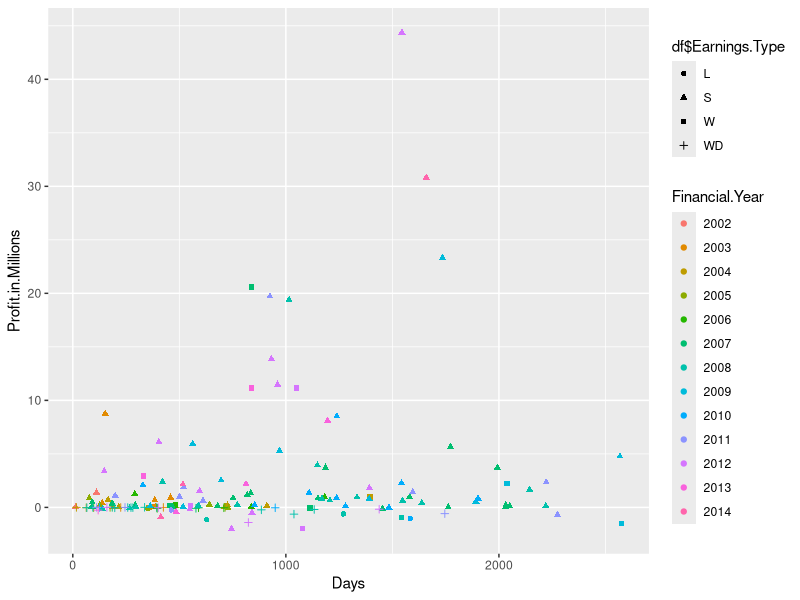
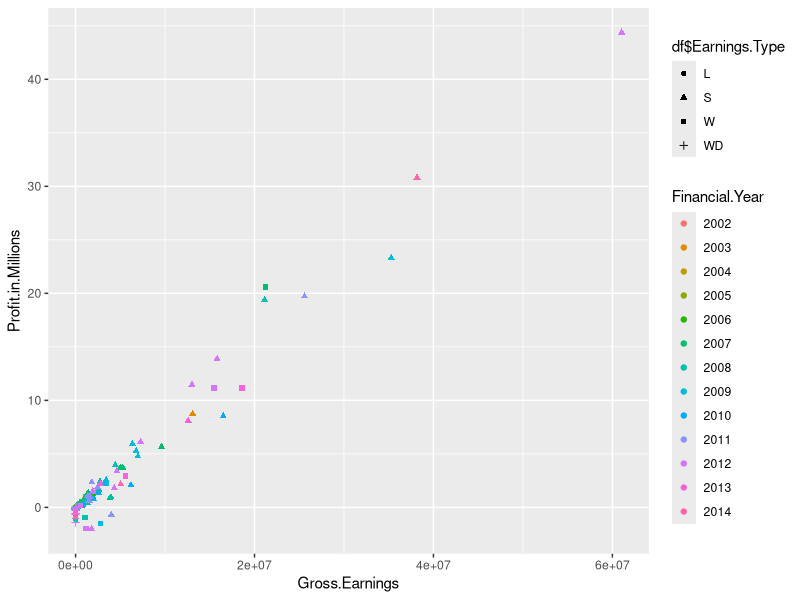
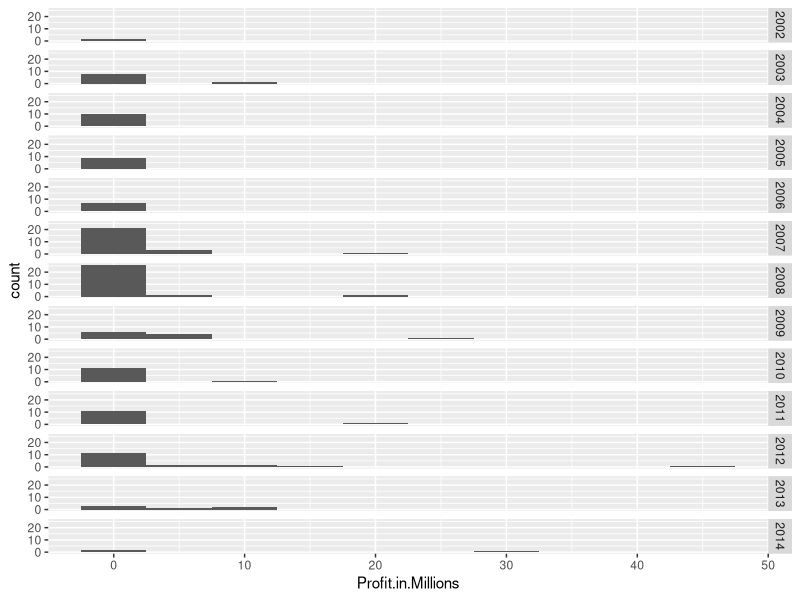

R code for these plots, in order: (Note: this script raises an error after producing the figures.)
## ---- chunk 1

require(ggplot2)

## ---- chunk 2
options(stringsAsFactors=F)
#require(plyr)
df=read.csv("20140805_Raw_Data.csv",stringsAsFactors=F) #legacy name
#df=(df[order(df$Profit.in.Millions),])
df$Profit.in.Millions=df$Profit/1e6
df$Opening.Date=as.Date(df$Opening.Date,"%d-%b-%y")
df$Withdrawl.Date=as.Date(df$Withdrawl.Date,"%d-%b-%y")
df$Financial.Year=factor(df$Financial.Year,levels=sort(unique(df$Financial.Year)))
str(df)
## ---- chunk 3
require(ggplot2)
require(scales)
gscat=ggplot(df,aes(x=Days,y=Profit.in.Millions,color=Financial.Year,group=df$Earnings.Type))+geom_point(aes(shape=df$Earnings.Type))
print(gscat)
gscat=ggplot(df,aes(x=Gross.Earnings,y=Profit.in.Millions,color=Financial.Year,group=df$Earnings.Type))+geom_point(aes(shape=df$Earnings.Type))
print(gscat)
## ---- chunk 4
ghist=ggplot(df,aes(x=Profit.in.Millions)) + geom_histogram(binwidth=5)+facet_grid(Financial.Year~.)
print(ghist)
## ---- chunk 5

gbar=ggplot(df,aes(x=Cust.Start,y=Profit,fill=Earnings.Type))+geom_bar()
print(gbar)
## ---- chunk 6
df$base=0
gspiffy=ggplot(df,aes(x=Profit,y=Gross.Earnings))+geom_rect(xmin=df$Cut.Start,xmax=df$Cut.End,ymin=df$base,ymax=df$Profit)
print(gspiffy)
